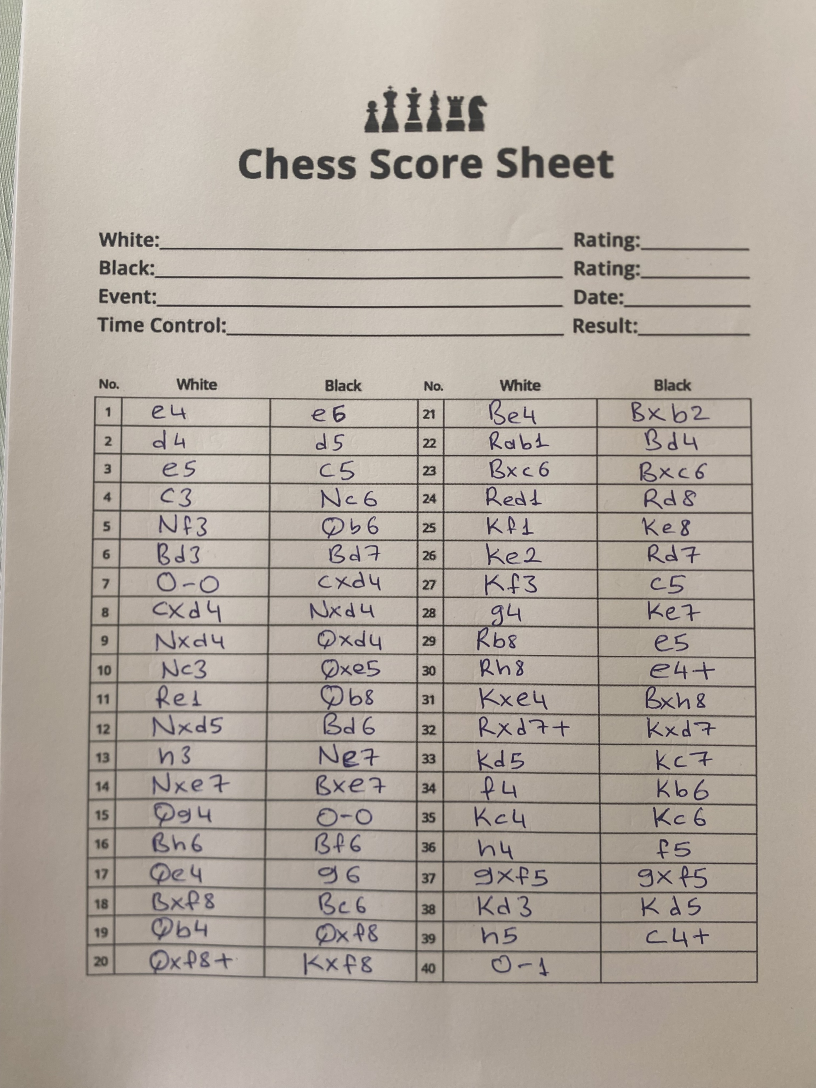
#> input picture yolo_project2/dataset/images/train/Image (10).jpg, 2448 x 3264 px, given in place of test1.jfif, which was not available (shown at 1/3 size)
$ python predictorv2.py
#> lines starting #> are read from the running program, lines starting #| are printed output that depends on the picture; after the words box and inside, x2 and y2 are one past the last pixel; in counts of white or black regions, pixels touching at a corner belong together; pictures that were not available may be replaced by others from this repository, and a replacement may not be noted
#> in process_image, img is the input picture: shape (3264, 2448, 3); mean B, G, R 158.8, 168.3, 177.4
### yolo_project/drawlinesandextractcells.py
import cv2
import numpy as np
import os
import shutil

image_folder = "games"
output_folder = "foundcells"
os.makedirs(output_folder, exist_ok=True)

def detect_lines(image_path):
#> called with image_path = 'games/test1.jfif'
    image = cv2.imread(image_path)
    gray = cv2.cvtColor(image, cv2.COLOR_BGR2GRAY)
    gray = cv2.equalizeHist(gray)
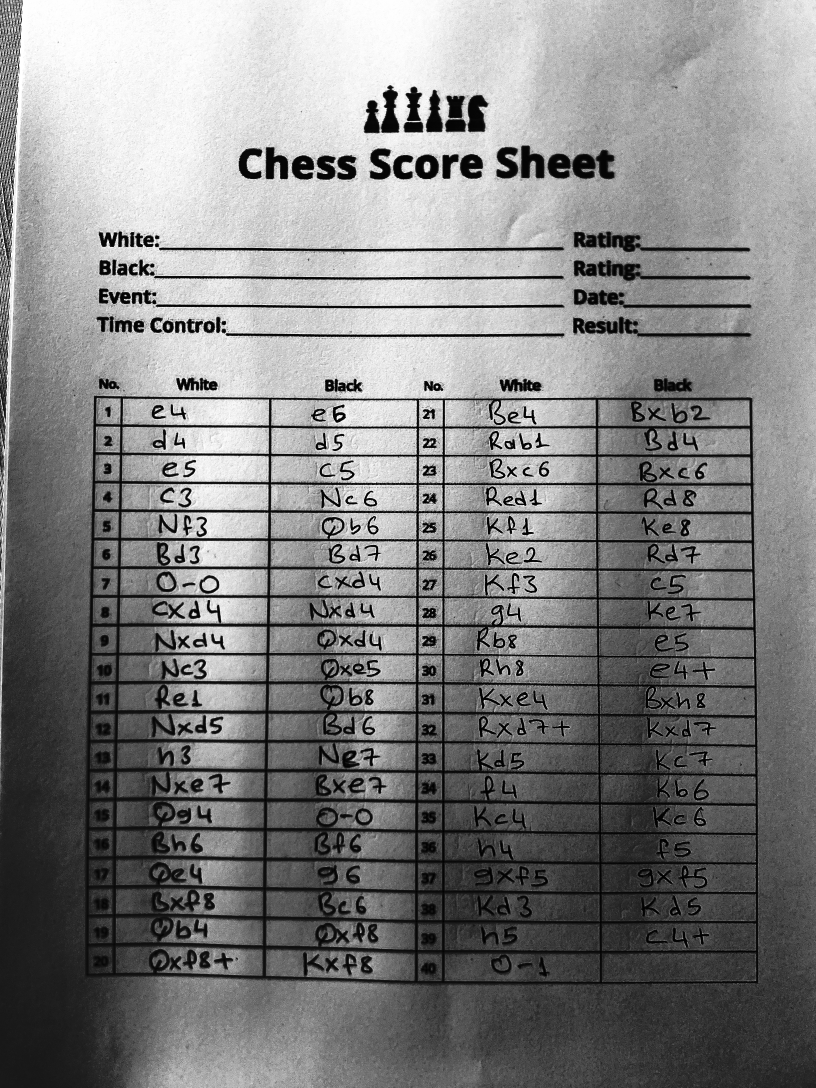
#> gray: shape (3264, 2448) (shown at 1/3 size); min 0, max 255, mean 129.4
    blur = cv2.GaussianBlur(gray, (5, 5), 0)
    thresh = cv2.adaptiveThreshold(
        blur, 255, cv2.ADAPTIVE_THRESH_MEAN_C,
        cv2.THRESH_BINARY_INV, 15, 10
    )
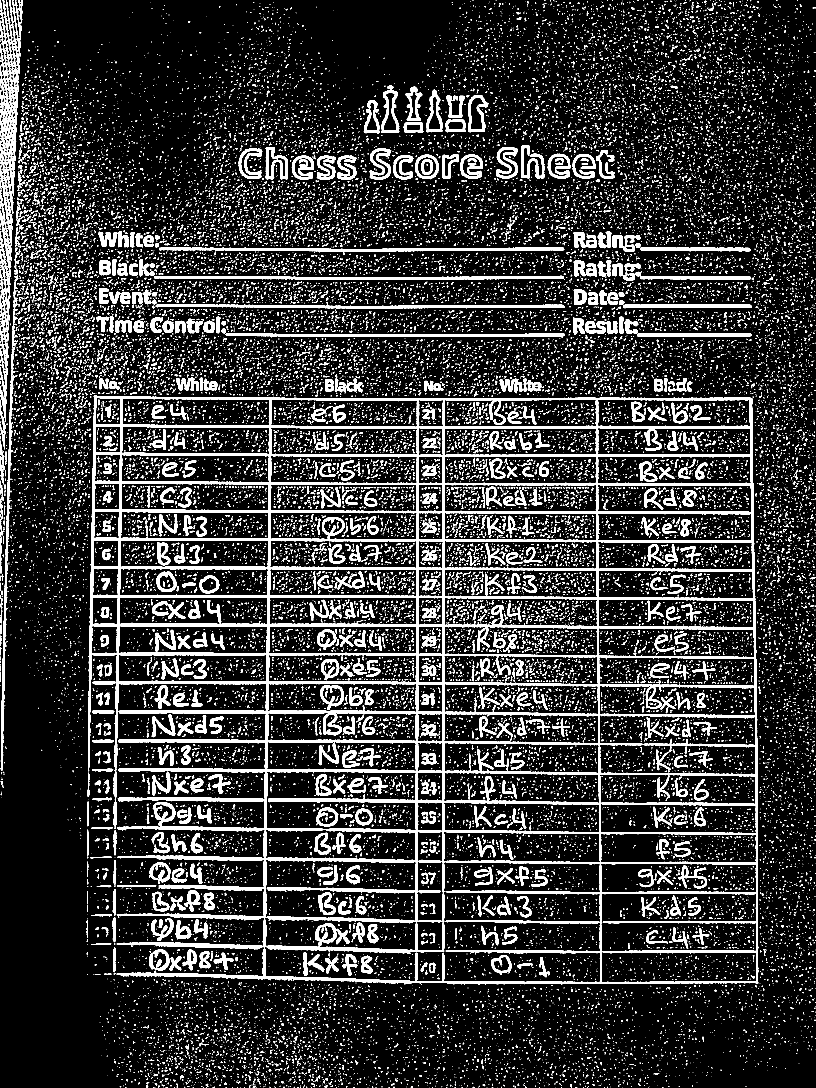
#> thresh: shape (3264, 2448) (shown at 1/3 size); 14.4% white; 39737 white regions (34963 under 20 px), largest, box (x1, y1, x2, y2) and area: (264, 1187, 2275, 2955) 376724, (477, 742, 1693, 755) 9421, (462, 827, 1692, 840) 9081

    kernel_vert = cv2.getStructuringElement(cv2.MORPH_RECT, (1, 20))
    kernel_horz = cv2.getStructuringElement(cv2.MORPH_RECT, (20, 1))

    vert_lines_img = cv2.morphologyEx(thresh, cv2.MORPH_OPEN, kernel_vert)
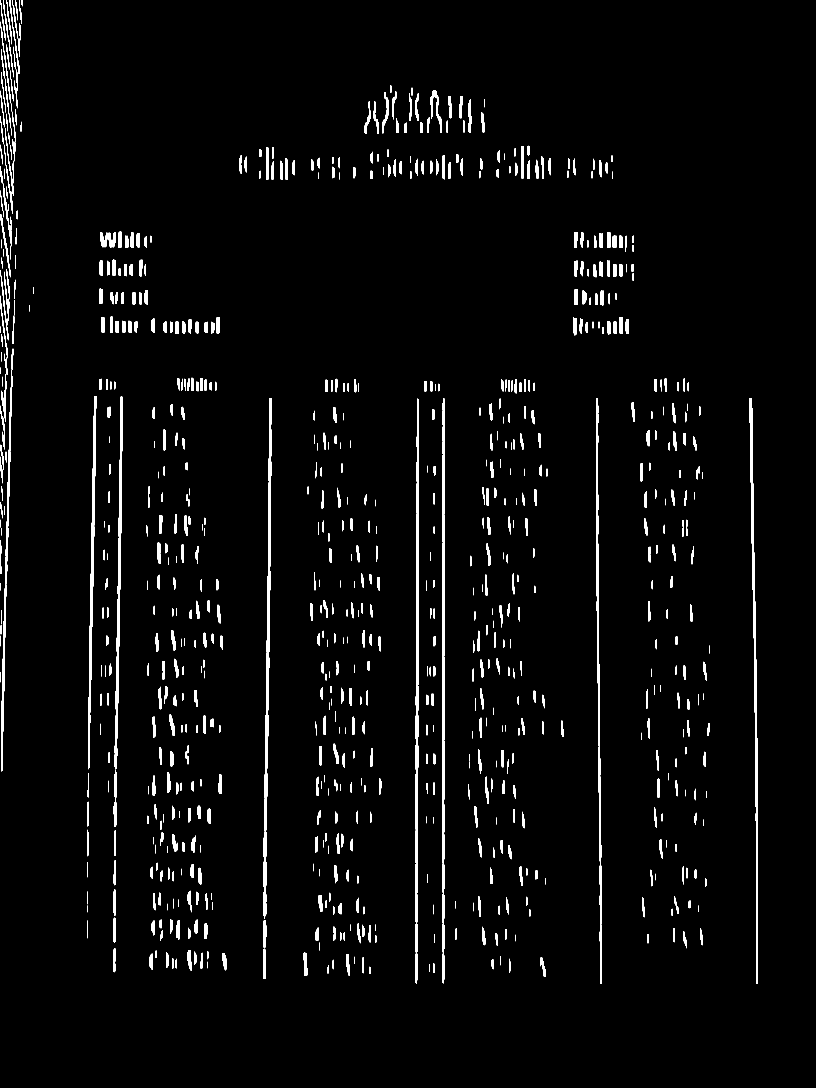
#> vert_lines_img: shape (3264, 2448) (shown at 1/3 size); 2.9% white; 934 white regions (3 under 20 px), largest, box (x1, y1, x2, y2) and area: (790, 1194, 814, 2756) 11901, (2249, 1194, 2274, 2952) 10689, (1245, 1196, 1257, 2768) 10619
    horz_lines_img = cv2.morphologyEx(thresh, cv2.MORPH_OPEN, kernel_horz)
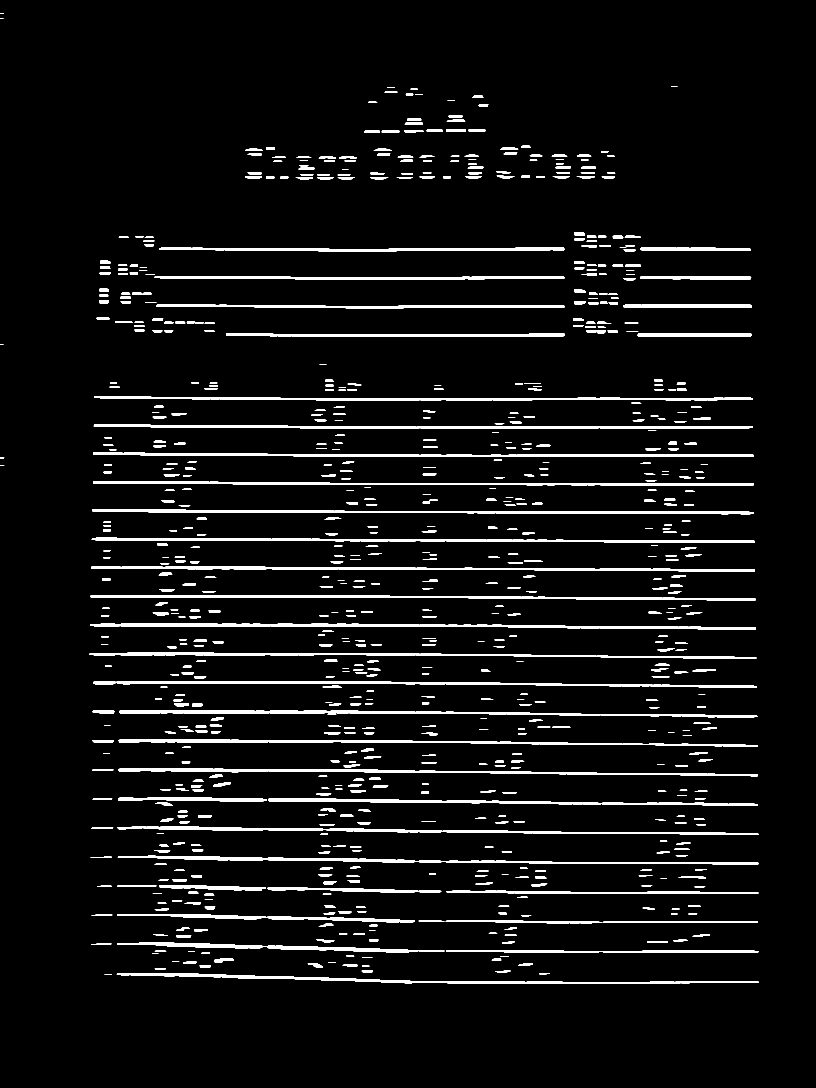
#> horz_lines_img: shape (3264, 2448) (shown at 1/3 size); 5.3% white; 765 white regions (4 under 20 px), largest, box (x1, y1, x2, y2) and area: (270, 1870, 2268, 1889) 14601, (357, 2130, 2272, 2153) 13632, (275, 1613, 2263, 1629) 13351

    def extract_lines(bin_img, is_vertical=True):
#> called with is_vertical = True
        lines = cv2.HoughLinesP(bin_img, 1, np.pi / 180, 100,
                                minLineLength=120, maxLineGap=3)
#> lines = 85 rows, first 6: [1329, 2948, 1329, 1196], [1251, 2678, 1251, 1197], [1331, 2670, 1331, 1196], [1330, 2949, 1330, 1196], [1250, 2949, 1250, 1450], [1252, 2497, 1252, 1196]
        result = []
        if lines is not None:
            for x1, y1, x2, y2 in lines[:, 0]:
                if is_vertical and abs(x1 - x2) < 10:
                    result.append((x1, x2))
                elif not is_vertical and abs(y1 - y2) < 10:
                    result.append((y1, y2))
#> this loop made 85 passes
#> (x1, y1, x2, y2) on passes 1 to 12: (1329, 2948, 1329, 1196), (1251, 2678, 1251, 1197), (1331, 2670, 1331, 1196), (1330, 2949, 1330, 1196), (1250, 2949, 1250, 1450), (1252, 2497, 1252, 1196), (1328, 2677, 1328, 1280), (344, 2480, 366, 1190), (349, 2304, 366, 1280), (1253, 2396, 1253, 1196), (2250, 1194, 2272, 2501), (793, 2660, 809, 1708)
#> after the loop, result = 68 pairs, first value 4 to 2269, second value 12 to 2273
        return result

    vertical_lines = extract_lines(vert_lines_img, is_vertical=True)
#> vertical_lines has the same summary as result in extract_lines
    horizontal_lines = extract_lines(horz_lines_img, is_vertical=False)
#> in extract_lines (call 2), `lines = cv2.HoughLinesP(bin_img, 1, np.pi / 180, 100, minLineLength=12..`: lines = 448 rows, first 6: [368, 1535, 2247, 1535], [433, 1196, 2257, 1196], [382, 1280, 2257, 1280], [1960, 1450, 2260, 1450], [371, 1621, 2250, 1621], [321, 1364, 1257, 1364]
#> the loop in extract_lines (call 2), `for x1, y1, x2, y2 in lines[:, 0]:` made 448 passes
#> horizontal_lines = 427 pairs, first value 743 to 2950, second value 743 to 2950

    vertical_lines.sort(key=lambda x: x[0])
    horizontal_lines.sort(key=lambda y: y[0])
    return vertical_lines, horizontal_lines

def group_lines(lines, axis_index, threshold=30):
    grouped = []
    group = []

    for line in lines:
        val = line[axis_index]
        if not group:
            group.append(line)
        else:
            prev_val = group[-1][axis_index]
            if abs(val - prev_val) <= threshold:
                group.append(line)
            else:
                avg = tuple(int(np.mean([g[i] for g in group])) for i in range(2))
                grouped.append(avg)
                group = [line]

    if group:
        avg = tuple(int(np.mean([g[i] for g in group])) for i in range(2))
        grouped.append(avg)

    return grouped

def process_image(image_path, image_index, cell_start_index=1):
    img = cv2.imread(image_path)
    filename = os.path.basename(image_path)
    name, _ = os.path.splitext(filename)
    vertical_lines, horizontal_lines = detect_lines(image_path)
#> vertical_lines has the same summary as result in extract_lines
    # vertical_lines = [v for v in vertical_lines if 290 < v[0] < 3000]
    # horizontal_lines = [h for h in horizontal_lines if h[0] > 1180]
    vertical_lines = [v for v in vertical_lines if 130 < v[0] < 2850]
#> vertical_lines = 59 pairs, first value 267 to 2269, second value 269 to 2273
    horizontal_lines = [h for h in horizontal_lines if h[0] > 830]
#> horizontal_lines = 400 pairs, first value 831 to 2950, second value 831 to 2950

    vertical_lines = group_lines(vertical_lines, 0)
#> the loop in group_lines, `for line in lines:` made 59 passes
#> (val, prev_val, avg, group) on passes 3, 4, 16, 27, 34, 50: (359, 280, (273, 276), [(359, 364)]), (791, 359, (359, 364), [(791, 794)]), (1247, 809, (800, 804), [(1247, 1247)]), (1327, 1256, (1251, 1251), [(1327, 1327)]), (1788, 1333, (1330, 1330), [(1788, 1788)]), (2249, 1803, (1795, 1795), [(2249, 2258)])
#> (line, val, prev_val) on passes 2, 5, 6, 7, 8, 9: ((280, 284), 280, 267), ((792, 795), 792, 791), ((793, 797), 793, 792), ((794, 797), 794, 793), ((800, 806), 800, 794), ((801, 804), 801, 800)
#> after the loop in group_lines, `for line in lines:`: grouped = [(273, 276), (359, 364), (800, 804), (1251, 1251), (1330, 1330), (1795, 1795)]
#> in group_lines, `avg = tuple(int(np.mean([g[i] for g in group])) for i in range(2))`: avg = (2264, 2269)
#> vertical_lines = [(273, 276), (359, 364), (800, 804), (1251, 1251), (1330, 1330), (1795, 1795), (2264, 2269)]
    horizontal_lines = group_lines(horizontal_lines, 0)
#> the loop in group_lines (call 2), `for line in lines:` made 400 passes
#> (val, prev_val, avg, group) on passes 12, 31, 47, 60, 75, 86: (914, 838, (834, 834), [(914, 914)]), (1000, 924, (918, 918), [(1000, 1000)]), (1190, 1009, (1004, 1004), [(1190, 1190)]), (1274, 1200, (1195, 1195), [(1274, 1274)]), (1360, 1285, (1279, 1279), [(1360, 1360)]), (1444, 1370, (1365, 1365), [(1444, 1444)])
#> (line, val, prev_val) on passes 2, 3, 4, 5, 6, 8: ((831, 834), 831, 831), ((832, 832), 832, 831), ((833, 833), 833, 832), ((834, 834), 834, 833), ((835, 835), 835, 834), ((836, 836), 836, 835)
#> horizontal_lines = 24 items, first 6: (834, 834), (918, 918), (1004, 1004), (1195, 1195), (1279, 1279), (1365, 1365)
    half = (len(vertical_lines) - 1) // 2  # Tamsayı bölme
#> half = 3

    cell_count = cell_start_index
    with open("labels.txt", "a", encoding="utf-8") as label_file:
        # İlk yarı sütunlar
        for i in range(len(horizontal_lines) - 1):  # SATIR
            for j in range(half):  # SÜTUN (ilk yarı)
                cell_count = process_cell(img, horizontal_lines, vertical_lines, i, j, name, output_folder, cell_count, label_file)
#> this loop made 23 passes
#> (printed output is left out)

        # İkinci yarı sütunlar
        for i in range(len(horizontal_lines) - 1):  # SATIR
            for j in range(half, len(vertical_lines) - 1):  # SÜTUN (ikinci yarı)
                cell_count = process_cell(img, horizontal_lines, vertical_lines, i, j, name, output_folder, cell_count, label_file)
#> this loop made 23 passes
#> (printed output is left out)
#> pass 1, in process_cell (call 71), `cell_img = img[y1:y2, x1:x2]`:
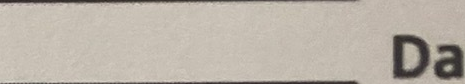
#> cell_img: shape (84, 465, 3); mean B, G, R 167.8, 178, 186.1
#> pass 1, in process_cell (call 72), `cell_img = img[y1:y2, x1:x2]`:
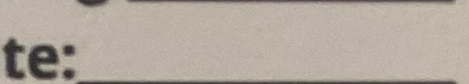
#> cell_img: shape (84, 469, 3); mean B, G, R 157.9, 168.2, 177.5
#> pass 2, in process_cell (call 75), `cell_img = img[y1:y2, x1:x2]`:
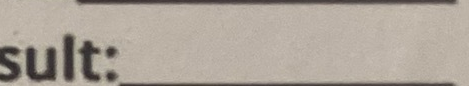
#> cell_img: shape (86, 469, 3); mean B, G, R 153.7, 164.1, 173.5


        if cell_count != 81 and cell_count != 85:
            label_file.write(f"{name} sıkıntılı\n")

def process_cell(img, horizontal_lines, vertical_lines, i, j, name, output_folder, cell_count, label_file):
    try:
        y1 = int(horizontal_lines[i][0])
        y2 = int(horizontal_lines[i + 1][0])
        x1 = int(vertical_lines[j][0])
        x2 = int(vertical_lines[j + 1][0])
    except IndexError:
        print(f"❌ Satır/Sütun hatası: i={i}, j={j}")
        return cell_count

    if x2 - x1 < 150:
        return cell_count

    cell_img = img[y1:y2, x1:x2]
    cell_filename = f"{output_folder}/{name}_cell{cell_count}.png"
    label_file.write(f"{cell_filename}\n")
    cv2.imwrite(cell_filename, cell_img)
    print(f"{cell_filename} kaydedildi!")
    return cell_count + 1

# [23 lines left out: functions draw_lines_on_image, main, not called in this run]

# if _name_ == "_main_":
#     main()

### yolo_project/predictorv2.py
import os
import subprocess
import shutil
import glob
import json
from yolo_project.drawlinesandextractcells import process_image  # main2.py aynı klasörde olmalı
from ultralytics import YOLO
import numpy as np
from PIL import Image

def load_class_map(class_file_path):
#> (the run stopped early here; a loop or call above may not have finished)
